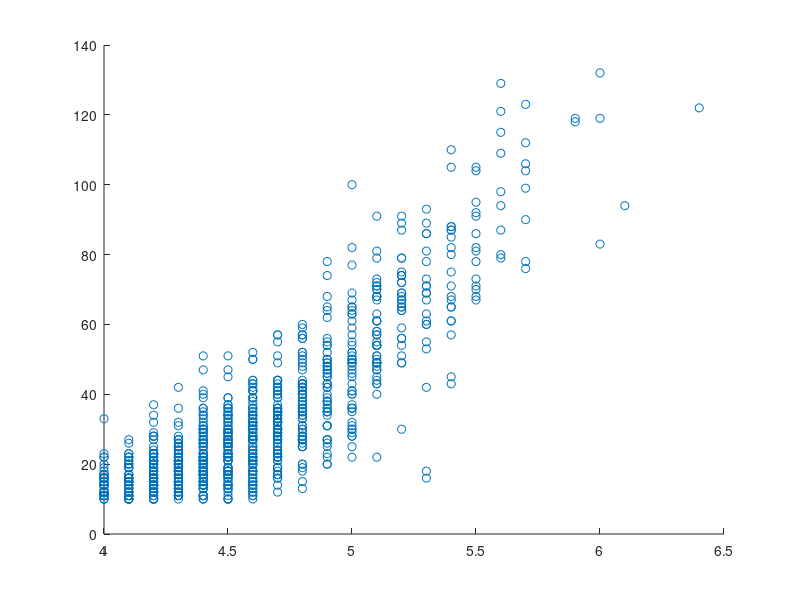

The MATLAB source for this figure: (Note: this script raises an error after producing the figure.)
% Problem 1a

% importing data
import = importdata("fiji.txt");

% get magnitudes and stations
x = import(:,5);
y = import(:,6);

% make scatter plot
scatter(x,y);

% Problem 1b

% plug-in estimate is found on pdf
num = 0;
xsquare = 0;
ysquare = 0;
% calculate sums
for i = 1:1000
    num = num + ((x(i) - mean(x)) * (y(i) - mean(y)));
    xsquare = xsquare + (x(i) - mean(x))^2;
    ysquare = ysquare + (y(i) - mean(y))^2;
end

%overall estimate
answer1b = num/sqrt(xsquare * ysquare); 

% Problem 1c

% make list of pairs
pairs = [x y];

% bootstrap
reps = zeros(1000,1);
for k = 1:1000
    bsamp = datasample(pairs, 1000);
    reps(k) = corr(bsamp(:,1), bsamp(:,2));
end

% standard error
se = sqrt(var(reps));

% plot
figure
histogram(reps)
hold on
line([answer1b,answer1b],ylim,'LineWidth', 2,'Color','r');
legend('Replications','Estimated Theta');
hold off

% Problem 1d

% normal CI
ci = norminv([0.025 0.975], answer1b, se);

% pivot CI
pci = bootci(1000, @corr, x, y);

